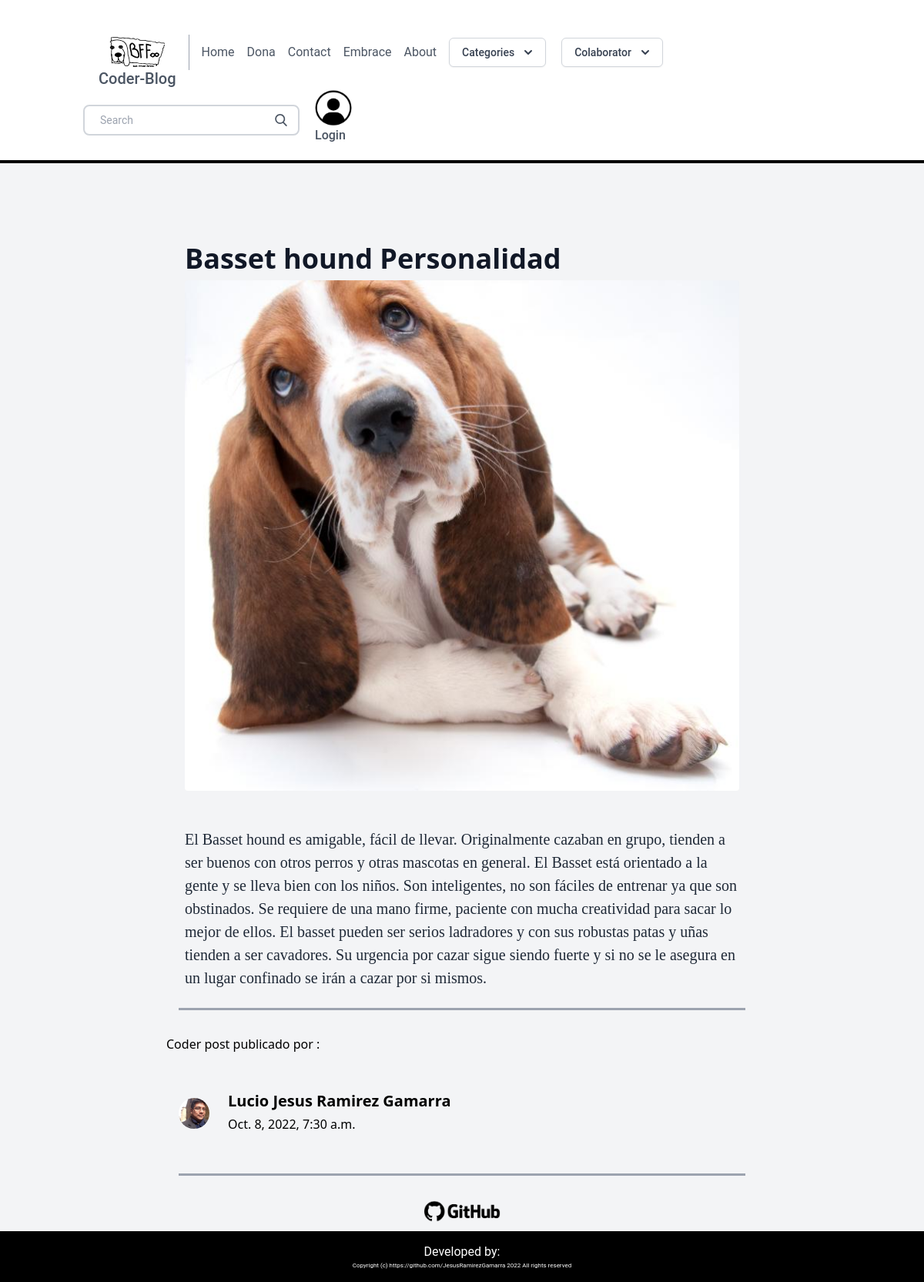
Page /post/Basset-hound-Personalidad/ on the committed database.
### blog/models.py (models this page shows, shortened)
class Post(models.Model):
    title = models.CharField(max_length=100)
    slug = models.SlugField()
    overview = models.TextField()
    timestamp = models.DateTimeField(auto_now_add=True)
    content = models.TextField()
    author = models.ForeignKey(Author, on_delete=models.CASCADE)
    thumbnail = models.ImageField()
    categories = models.ManyToManyField(Category)
    featured = models.BooleanField()
    created = models.DateTimeField(auto_now_add=True, verbose_name="Fecha de creación",blank=True,null=True)
    updated = models.DateTimeField(auto_now=True, verbose_name="Fecha de edición",blank=True,null=True)
    class  Meta:
        verbose_name = "Publicación"
        verbose_name_plural  =  "Post [ Publicación ]"

class Author(models.Model):
    user = models.OneToOneField(User, on_delete=models.CASCADE)
    profile_picture = models.ImageField()
    created = models.DateTimeField(auto_now_add=True, verbose_name="Fecha de creación",blank=True,null=True)
    updated = models.DateTimeField(auto_now=True, verbose_name="Fecha de edición",blank=True,null=True)
    def __str__(self):
        return f"""{self.user.first_name} {self.user.last_name} """
    class  Meta:
        verbose_name = "Autor"
        verbose_name_plural  =  "Author [ Autor ]"

### blog/views.py (the view)
# urls.py: path("post/<str:slug>/", post, name="post"),
def post(request,slug):
    post = Post.objects.get(slug=slug)
    context = {
        'post': post,
    }
    return render(request, 'post.html', context)

### blog/templatetags/markdown_extras.py (called while the page is built)
@register.filter()
@stringfilter
def markdown(value):
    return md.markdown(value, extensions=["markdown.extensions.fenced_code"])

@register.simple_tag
def get_categories():
    return Category.objects.all()[0:4]

@register.simple_tag
def get_colaboradores():
    perfil = Perfil.objects.filter(name='Blogger').first()
    userColaborator = UserColaborator.objects.filter(perfil=perfil.id)[0:4]
    return userColaborator

### blog/templatetags/random.py (called while the page is built)
@register.simple_tag
def get_random_int(a=1, b=2):
    if b is None:
        a, b = 0, a
    return random.randint(a, b)

### templates/post.html (shortened to what this page needs)
{% extends 'base.html' %}
{% load markdown_extras %}
{% block content %}
<div class="bg-gray-100 font-sans leading-normal tracking-normal">
	<div class="container w-full md:max-w-3xl mx-auto pt-20 pb-10">
        <div class="w-full px-4 md:px-6 text-xl text-gray-800 leading-normal" style="font-family:Georgia,serif;">
            <div class="font-sans">
                <h1 class="font-bold font-sans break-normal text-gray-900 pt-6 pb-2 text-3xl md:text-4xl">
                {{ post.title }}</h1>
                <img class="h-50 rounded w-full object-cover object-center mb-6" src="{{ post.thumbnail.url }}" alt="content">
            </div>
            <div class="py-6">
                {{ post.content | markdown | safe }}
            </div>
        </div>
		<hr class="border-b-2 border-gray-400 mb-8 mx-4">
        <h4>Coder post publicado por : </h4>
		<div class="flex w-full items-center font-sans px-4 py-12">
			<img class="w-10 h-10 rounded-full mr-4" src="{{ post.author.profile_picture.url }}">
			<div class="flex-1 px-2">
				<p class="text-base font-bold text-base md:text-xl leading-none mb-2">
				{{ post.author }}</p>
				<p class="text-base text-base md:text-sl leading-none mb-2">
                    {{ post.timestamp }}</p>
			</div>
		</div>
		<hr class="border-b-2 border-gray-400 mb-8 mx-4">
    </div>
</div>
{% endblock content %}

### static/css/style.css (style rules this page uses)
body { font-family: 'Roboto', sans-serif !important; }

### rows in the picture
Post: title "Basset hound Personalidad", thumbnail (picture), content "El Basset hound es amigable, fácil de llevar. Originalmente cazaban en grupo, tienden a ser buenos con otros perros y otras mascotas en general. El Basset está orientado a la gente y se lleva bien con los niños. Son inteligentes, no son fáciles de entrenar ya que son obstinados. Se requiere de una mano firme, paciente con mucha creatividad para sacar lo mejor de ellos. El basset pueden ser serios ladradores y con sus robustas patas y uñas tienden a ser cavadores. Su urgencia por cazar sigue siendo fuerte y si no se le asegura en un lugar confinado se irán a cazar por si mismos.", author.profile_picture (picture), author "Lucio Jesus Ramirez Gamarra", timestamp "Oct. 8, 2022, 7:30 a.m."
